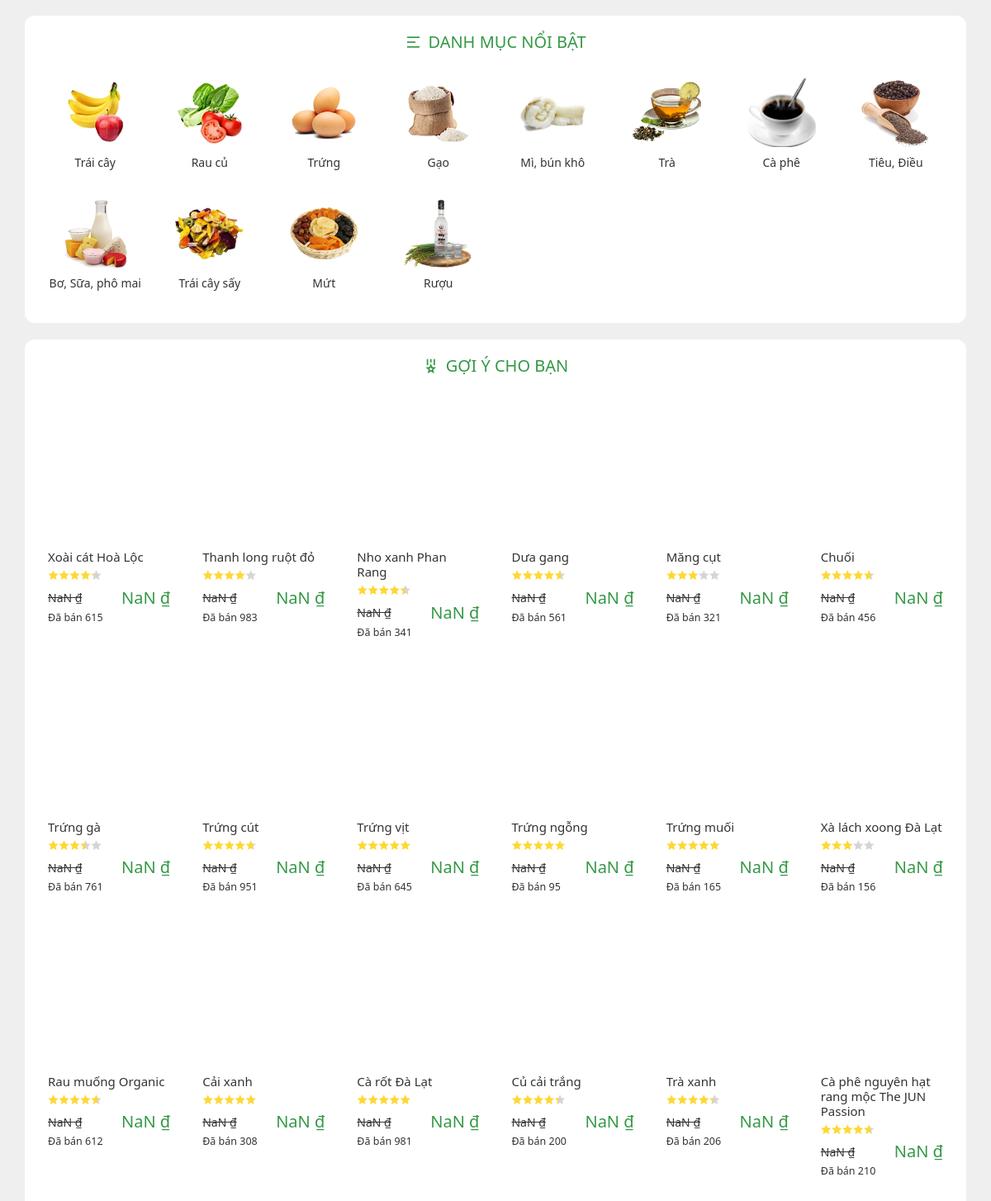
Before: / (middle part) with the older database file.
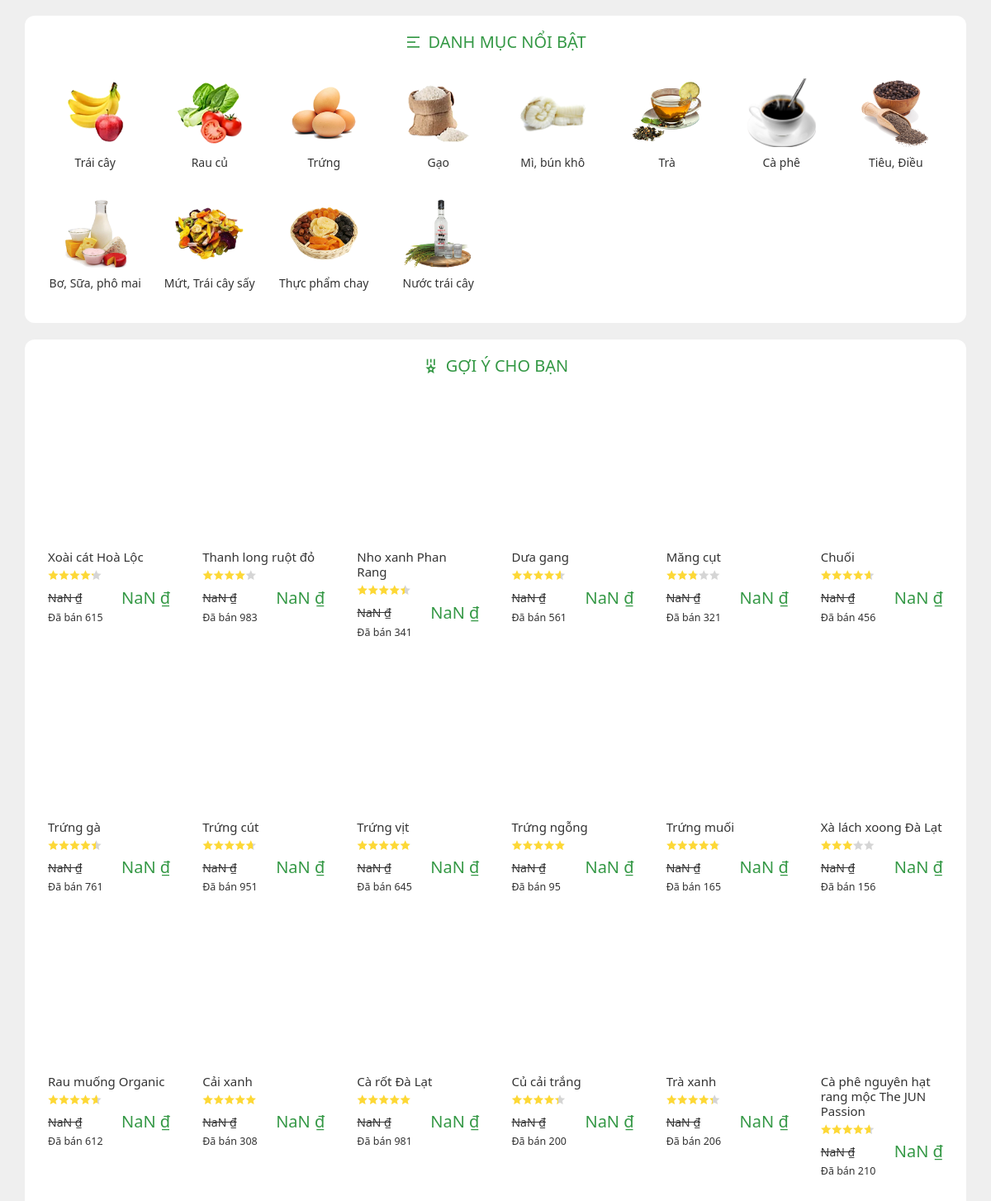
After: the same page with the newer database file.
### tables this page shows
CREATE TABLE IF NOT EXISTS `tb_category` (
  `id` int(11) NOT NULL AUTO_INCREMENT,
  `name` varchar(128) NOT NULL,
  `img` varchar(128) NOT NULL,
  PRIMARY KEY (`id`),
  UNIQUE KEY `name` (`name`)
);

CREATE TABLE IF NOT EXISTS `tb_product` (
  `id` int(11) NOT NULL AUTO_INCREMENT,
  `name` varchar(100) NOT NULL,
  `desc` text NOT NULL,
  `img` text NOT NULL,
  `price` int(11) NOT NULL,
  `location` varchar(64) NOT NULL,
  `star` int(2) NOT NULL,
  `review` int(6) NOT NULL,
  `sold` int(6) NOT NULL,
  `unit` varchar(256) NOT NULL,
  `old_price` int(11) NOT NULL,
  `id_category` int(11) NOT NULL,
  PRIMARY KEY (`id`),
  UNIQUE KEY `name` (`name`)
);

### index.php (called while the page is built)
<?php
require_once "controllers/controller.php";
$controller = new Controller();
$controller->invoke();

### views/main/main.php (called while the page is built)
<?php
require_once $info[0] . "/index.php";

### modules/db_module.php (called while the page is built, shortened)
<?php
function executeQuery($q) {
	$link = NULL;
	connect($link);
	$result = mysqli_query($link, $q);
	return $result;
}

### models/_modelCategory.php (called while the page is built, shortened)
<?php
require_once "models/category.php";
require_once "modules/db_module.php";
class ModelCategory
{
    public function getCategoryList()
    {
        $result = executeQuery("SELECT * FROM tb_category");
        $data = array();
        while ($rows = mysqli_fetch_assoc($result)) {
            $category = new Category($rows["id"], $rows["name"], $rows["img"]);
            array_push($data, $category);
        }
        return $data;
    }
}

### models/category.php (called while the page is built, shortened)
<?php
class Category
{
    private $name;
    public function getName()
    {
        return $this->name;
    }
    public function getImg()
    {
        return $this->img;
    }
    public function __construct($id, $name, $img)
    {
        $this->name = $name;
        $this->img = $img;
    }
}

### models/_modelProduct.php (called while the page is built, shortened)
<?php
require_once "modules/db_module.php";
require_once "models/product.php";
require_once "models/_modelCategory.php";
class ModelProduct
{
    private function queryProduct($query)
    {
        $result = executeQuery($query);
        $data = [];
        while ($rows = mysqli_fetch_assoc($result)) {
            $product = new Product(
                $rows["id"],
                $rows["name"],
                $rows["img"],
                $rows["desc"],
                $rows["price"],
                $rows["old_price"],
                $rows["location"],
                $rows["star"],
                $rows["review"],
                $rows["sold"],
                $rows["unit"],
                $rows["id_category"]
            );
            array_push($data, $product);
        }
        return $data;
    }
    public function getProductListLimit($num, $page)
    {
        return $this->queryProduct("SELECT * FROM tb_product limit " . $page . ", " . $num);
    }
}

### models/product.php (called while the page is built, shortened)
<?php
class Product
{
    private $id;
    private $name;
    private $img;
    private $star;
    private $sold;
    public function getId()
    {
        return $this->id;
    }
    public function getName()
    {
        return $this->name;
    }
    public function getImg()
    {
        return $this->img;
    }
    public function getStar()
    {
        return $this->star;
    }
    public function getSold()
    {
        return $this->sold;
    }
    public function __construct($id, $name, $img, $desc, $price, $old_price, $location, $star, $review, $sold, $unit, $id_category)
    {
        $this->id = $id;
        $this->name = $name;
        $this->img = $img;
        $this->star = $star;
        $this->sold = $sold;
    }
}

### views/main/home/recommend.php (the view, shortened to what this page needs)
<div class="content__container container">
    <h3 class="content__header">
        <i class="content__header-icon ri-medal-2-line"></i>
        <span>Gợi ý cho bạn</span>
    </h3>
    <div class="row">
        <?php
        foreach ($recommends as $product) {
            echo "
        <div class='col-6 col-md-4 col-lg-3 col-xl-2'>
            <a href='" . $index . "/detail/product/id=" . $product->getId() . "' class='card'>
                <div style='background: center / contain no-repeat url(" . $product->getImg() . ");' class='card-img-top'></div>
                <div class='card-body'>
                    <h5 class='product__name'>" . $product->getName() . "</h5>
                    <div class='product__rating'>";
            $storeStar = $product->getStar() * 10;
            for ($i = 0; $i < 5; $i++) {
                if ($storeStar >= 100) {
                    echo "<i class='product__rating-yellow ri-star-fill'></i>";
                    $storeStar -= 100;
                } else {
                    echo "<i class='product__rating-yellow ri-star-fill' style='--star-percent: " . $storeStar . "%;'></i>";
                    $storeStar = 0;
                }
            };
            echo "</div>
                    <div class='product__price'>
                        <p class='product__price-old'>" . $product->getOldPrice() . "</p>
                        <p class='product__price-new'>" . $product->getPrice() . "</p>
                    </div>
                    <p class='product__sold'>Đã bán " . $product->getSold() . "</p>
                </div>
            </a>
        </div>";
        }
        ?>
    </div>
</div>

### controllers/controller.php (shortened to what this page needs)
<?php
class Controller
{
    protected $controller = 'home';
    protected $method = 'index';
    public $index = 'http://localhost/trifarm-anpha-version';
    public function invoke()
    {
        $url = [];
        $this->params = [["index" => $this->index]];
        if (isset($_GET["url"])) {
            $urlString = trim($_GET["url"]);
            $urlString = filter_var($urlString, FILTER_SANITIZE_URL);
            $temp = explode("/", $urlString);
            $page = $temp[0];
            array_push($url, $page);
            if (isset($temp[1])) {
                $method = $temp[1];
                array_push($url, $method);
            }
            if (isset($temp[2])) {
                $param = $temp[2];
                array_push($url, $param);
            }
        } else $url = ['home', 'index'];
        if (!$this->checkValidController($url)) {
            $error_log = "controller - error url";
            include "views/notfound/notfound.php";
        } else {
            call_user_func_array([$this->controller, $this->method], $this->params);
        }
    }
    public function checkValidController($url)
    {
        if (isset($url[0]) && file_exists("./controllers/" . $url[0] . ".php")) {
            $this->controller = $url[0];
            $this->controller = new $this->controller;
            if (isset($url[1]) && method_exists($this->controller, $url[1])) {
                $this->method = $url[1];
            } else return false;
        } else return false;
        return true;
    }
}

### controllers/home.php (shortened to what this page needs)
<?php
require_once "models/_modelProduct.php";
require_once "models/_modelCategory.php";
class home
{
    public $ModelProduct;
    public $ModelCategory;
    function __construct()
    {
        $this->ModelProduct = new ModelProduct();
        $this->ModelCategory = new ModelCategory();
    }
    public function index($data)
    {
        if (isset($data['index'])) {
            $index = $data['index'];
            $categories = $this->ModelCategory->getCategoryList();
            $recommends = $this->ModelProduct->getProductListLimit(18, 0);
            include "views/basepage.php";
        } else {
            $error_log = "home - unset data";
            include "views/notfound/notfound.php";
        }
    }
}

### views/basepage.php (shortened to what this page needs)
<!DOCTYPE html>
<html lang="en">
<head>
    <link rel="stylesheet" href="https://cdn.jsdelivr.net/npm/bootstrap@5.2.0/dist/css/bootstrap.min.css">
    <link rel="stylesheet" href="<?php echo $index ?>/assets/fonts/fontawesome-v6/css/all.min.css">
    <link rel="stylesheet" href="<?php echo $index ?>/assets/fonts/remixicon_fonts/remixicon.css">
    <link rel="stylesheet" href="https://cdnjs.cloudflare.com/ajax/libs/normalize/8.0.1/normalize.min.css">
    <link rel="stylesheet" href="<?php echo $index ?>/assets/css/base.css">
    <link rel="stylesheet" href="<?php echo $index ?>/assets/css/bootstrap.css">
    <link rel="stylesheet" href="<?php echo $index ?>/assets/css/header.css">
    <link rel="stylesheet" href="<?php echo $index ?>/assets/css/footer.css">
</head>
<body>
    <div class="container-fluid">
        <?php require_once "main/main.php" ?>
    </div>
</body>
</html>

### views/main/home/index.php (shortened to what this page needs)
<link rel="stylesheet" href="<?php echo $index ?>/assets/css/home.css">
<?php
require_once "category.php";
require_once "recommend.php";
?>

### views/main/home/category.php
<div class="content__container container">
    <h3 class="content__header">
        <i class="content__header-icon ri-menu-2-fill"></i>
        <span>Danh mục nổi bật</span>
    </h3>
    <div class="row g-0">
        <?php
        foreach ($categories as $category) {
            echo "
                <a href='#' class='category__item col-xl-1-5 col-md-2 col-4'>
                    <img src='" . $index . "/assets/img/category-img/" . $category->getImg() . "' class='category__img'>
                    <p class='category__text'>" . $category->getName() . "</p>
                </a>";
        }
        ?>
    </div>
</div>

### assets/css/base.css (style rules this page uses)
:root { --primary-color: rgb(52, 152, 69); --primary-dark-color: rgb(35, 134, 60); --primary-light-color: rgb(95, 167, 73); --primary-code: 52, 152, 69; --primary-light-code: 95, 167, 73; --primary-dark-code: 35, 134, 60; --white-color: #fff; --black-color: #000; --bgLight-color: #f2f2f2; --text-color: #333; --text-lighter-color: #737373; --text-lightest-color: #b8b8b8; --star-yellow-color: #fdd836; --header-height: 80px; --bs-blue: #0d6efd; --bs-indigo: #6610f2; --bs-purple: #6f42c1; --bs-pink: #d63384; --bs-red: #dc3545; --bs-orange: #fd7e14; --bs-yellow: #ffc107; --bs-green: #198754; --bs-teal: #20c997; --bs-cyan: #0dcaf0; --bs-black: #000; --bs-white: #fff; --bs-gray: #6c757d; --bs-gray-dark: #343a40; --bs-gray-100: #f8f9fa; --bs-gray-200: #e9ecef; --bs-gray-300: #dee2e6; --bs-gray-400: #ced4da; --bs-gray-500: #adb5bd; --bs-gray-600: #6c757d; --bs-gray-700: #495057; --bs-gray-800: #343a40; --bs-gray-900: #212529; }
* { box-sizing: inherit; }
html { font-size: 62.5%; line-height: 1.6rem; box-sizing: border-box; }
body { background: #efefef; color: var(--text-color); }

### assets/css/home.css (style rules this page uses)
.content__container { background-color: white; margin-top: 20px; padding: 16px 16px; border-radius: 12px; display: flex; flex-direction: column; justify-content: center; align-items: center; }
.content__header { color: var(--primary-color); margin: 4px 0 20px 0; font-size: 2rem; text-transform: uppercase; display: flex; }
.content__header-icon { width: 20px; margin-right: 8px; }
.category__item { display: flex; flex-direction: column; justify-content: center; align-items: center; padding: 12px 0; border-radius: 8px; overflow: hidden; text-decoration: none; color: var(--text-color); }
.category__img { width: 60%; }
.category__text { margin-top: 8px; font-size: 1.4rem; font-weight: 500; }
.card { border: none; border-radius: 8px; overflow: hidden; overflow: hidden; text-decoration: none; padding: 16px 4px; margin: 2px 0; }
.card-img-top { width: 100%; padding-top: 100%; object-fit: contain; }
.card-body { color: var(--text-color); padding: 8px; }
.product__name { font-size: 1.5rem; font-weight: 500; margin-bottom: 4px; }
.product__rating { font-size: 1.3rem; color: rgb(213, 213, 213); }
.product__rating-yellow { --star-percent: 100%; background: linear-gradient(90deg, var(--star-yellow-color) var(--star-percent), rgb(213, 213, 213) var(--star-percent)); background-clip: text; -webkit-background-clip: text; color: transparent; }
.product__sold { font-size: 1.25rem; margin: 0; }
.product__price { display: flex; justify-content: space-between; align-items: center; }
.product__price-old { margin: 0; font-size: 1.4rem; text-decoration: line-through; }
.product__price-new { margin: 0; font-size: 2rem; font-weight: 500; color: var(--primary-color); }

Changed rows visible on the page:
changed tb_category: name "Trái cây sấy" → "Mứt, Trái cây sấy"
changed tb_category: name "Mứt" → "Thực phẩm chay"
changed tb_category: name "Rượu" → "Nước trái cây"
changed tb_product "Trứng gà": $storeStar 0 → 50 (drawn)
